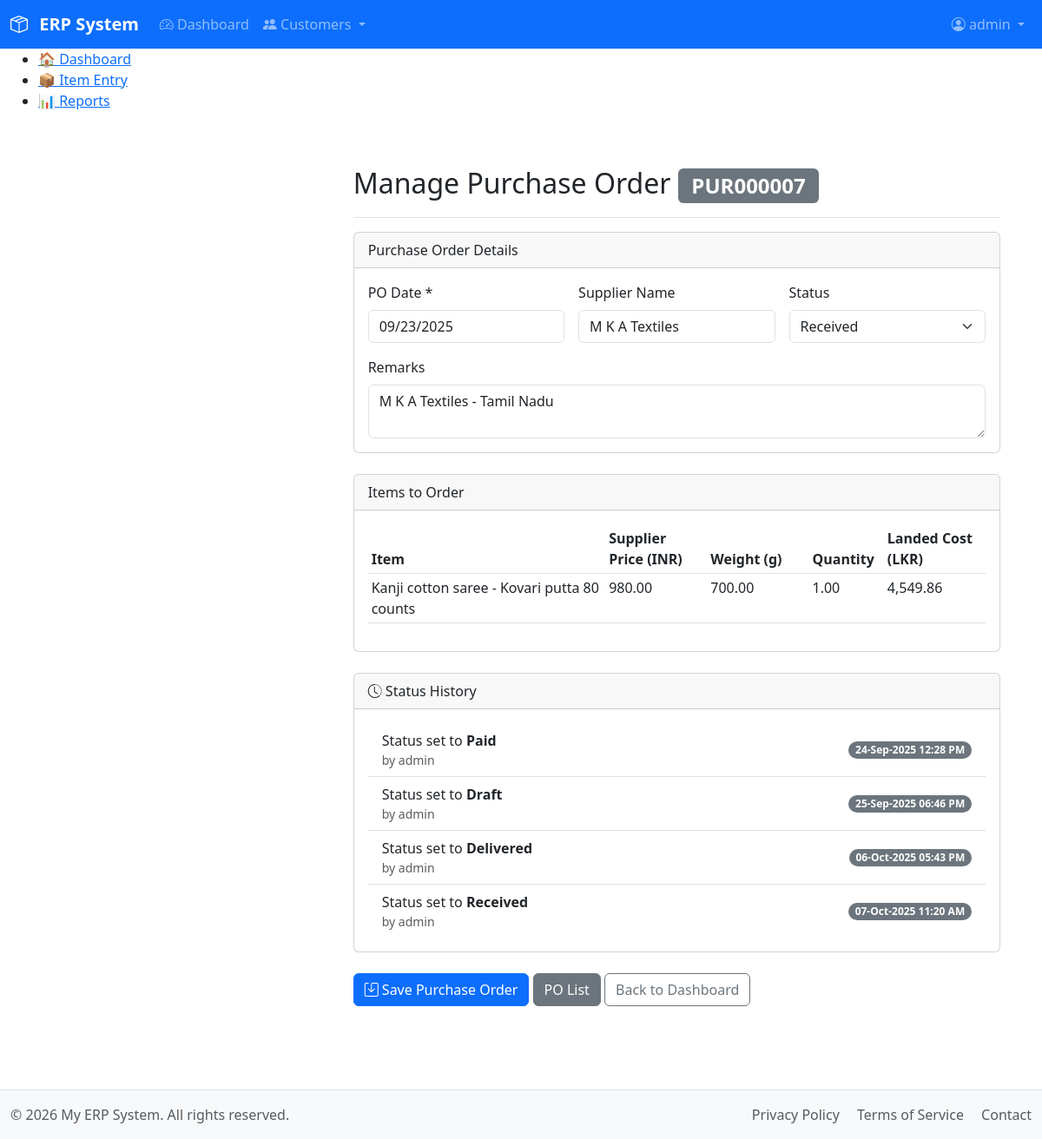
The page /modules/purchase/entry_purchase_order.php?purchase_order_id=PUR000007 (signed in) on the database its author committed.
### tables this page shows
CREATE TABLE `purchase_orders` (
  `purchase_order_id` varchar(10) NOT NULL,
  `po_date` date NOT NULL,
  `supplier_name` varchar(255) DEFAULT NULL,
  `total_goods_cost` decimal(10,2) DEFAULT NULL,
  `goods_paid_by_account_id` int(11) DEFAULT NULL,
  `total_logistic_cost` decimal(10,2) DEFAULT NULL,
  `logistic_paid_by_account_id` int(11) DEFAULT NULL,
  `status` enum('Draft','Ordered','Paid','Delivered','With int courier','Received','Canceled') NOT NULL DEFAULT 'Draft',
  `remarks` text DEFAULT NULL,
  `created_at` timestamp NOT NULL DEFAULT current_timestamp(),
  `created_by` int(11) DEFAULT NULL,
  `created_by_name` varchar(50) DEFAULT NULL,
  PRIMARY KEY (`purchase_order_id`),
  KEY `idx_goods_paid_by` (`goods_paid_by_account_id`),
  KEY `idx_logistic_paid_by` (`logistic_paid_by_account_id`)
);

CREATE TABLE `purchase_order_items` (
  `po_item_id` int(11) NOT NULL AUTO_INCREMENT,
  `purchase_order_id` varchar(10) NOT NULL,
  `item_id` varchar(10) NOT NULL,
  `supplier_price` decimal(10,2) NOT NULL DEFAULT 0.00 COMMENT 'Price from supplier in their currency, e.g., INR',
  `quantity` decimal(10,2) NOT NULL,
  `weight_grams` decimal(10,2) NOT NULL DEFAULT 0.00,
  `cost_price` decimal(10,2) NOT NULL,
  PRIMARY KEY (`po_item_id`),
  KEY `purchase_order_id` (`purchase_order_id`),
  KEY `item_id` (`item_id`),
  CONSTRAINT `fk_po_header` FOREIGN KEY (`purchase_order_id`) REFERENCES `purchase_orders` (`purchase_order_id`) ON DELETE CASCADE ON UPDATE CASCADE
);

CREATE TABLE `items` (
  `item_id` varchar(10) NOT NULL,
  `category_sub_id` varchar(10) NOT NULL,
  `name` varchar(150) NOT NULL,
  `uom` varchar(20) NOT NULL DEFAULT 'No',
  `description` text DEFAULT NULL,
  `main_image_path` varchar(255) DEFAULT NULL,
  `created_at` timestamp NOT NULL DEFAULT current_timestamp(),
  `created_by` int(11) DEFAULT NULL,
  `created_by_name` varchar(50) DEFAULT NULL,
  `updated_at` timestamp NULL DEFAULT NULL ON UPDATE current_timestamp(),
  `updated_by` int(11) DEFAULT NULL,
  `updated_by_name` varchar(50) DEFAULT NULL,
  PRIMARY KEY (`item_id`),
  UNIQUE KEY `name` (`name`),
  KEY `category_sub_id` (`category_sub_id`),
  CONSTRAINT `fk_category_sub` FOREIGN KEY (`category_sub_id`) REFERENCES `categories_sub` (`category_sub_id`) ON DELETE CASCADE ON UPDATE CASCADE
);

CREATE TABLE `purchase_order_status_history` (
  `history_id` int(11) NOT NULL AUTO_INCREMENT,
  `purchase_order_id` varchar(10) NOT NULL,
  `status` enum('Draft','Ordered','Paid','Delivered','With int courier','Received','Canceled') NOT NULL,
  `event_date` datetime DEFAULT NULL COMMENT 'The actual date/time the status event occurred',
  `created_at` timestamp NOT NULL DEFAULT current_timestamp(),
  `created_by` int(11) DEFAULT NULL,
  `created_by_name` varchar(50) DEFAULT NULL,
  PRIMARY KEY (`history_id`),
  KEY `po_id_idx` (`purchase_order_id`)
);

### includes/functions.php (called while the page is built, shortened)
<?php
function get_purchase_order_details($purchase_order_id)
{
    $db = db();
    $stmt_po = $db->prepare("SELECT * FROM purchase_orders WHERE purchase_order_id = ?");
    $stmt_po->bind_param("s", $purchase_order_id);
    $stmt_po->execute();
    $po = $stmt_po->get_result()->fetch_assoc();
    $stmt_items = $db->prepare("SELECT poi.*, i.name as item_name FROM purchase_order_items poi JOIN items i ON poi.item_id = i.item_id WHERE poi.purchase_order_id = ?");
    $stmt_items->bind_param("s", $purchase_order_id);
    $stmt_items->execute();
    $po['items'] = $stmt_items->get_result()->fetch_all(MYSQLI_ASSOC);
    $stmt_history = $db->prepare("SELECT * FROM purchase_order_status_history WHERE purchase_order_id = ? ORDER BY COALESCE(event_date, created_at) ASC");
    $stmt_history->bind_param("s", $purchase_order_id);
    $stmt_history->execute();
    $po['status_history'] = $stmt_history->get_result()->fetch_all(MYSQLI_ASSOC);
    $stmt_links = $db->prepare("
        SELECT
            l.sales_order_id,
            c.name as customer_name
        FROM po_so_links l
        JOIN orders o ON l.sales_order_id = o.order_id
        JOIN customers c ON o.customer_id = c.customer_id
        WHERE l.purchase_order_id = ?
        ORDER BY l.sales_order_id
    ");
    $stmt_links->bind_param("s", $purchase_order_id);
    $stmt_links->execute();
    $po['linked_sales_orders'] = $stmt_links->get_result()->fetch_all(MYSQLI_ASSOC);
    return $po;
}

### modules/purchase/entry_purchase_order.php (the view, shortened to what this page needs)
<?php
require_once __DIR__ . '/../../includes/functions.php';
$is_edit = false;
$po = null;
if (isset($_GET['purchase_order_id'])) {
    $po_id_to_load = trim($_GET['purchase_order_id']);
    $po = get_purchase_order_details($po_id_to_load);
    if ($po) {
        $is_edit = true;
    } else {
        $_SESSION['error_message'] = "Purchase Order #$po_id_to_load not found.";
        header("Location: /modules/purchase/list_purchase_order.php");
        exit;
    }
}
require_once __DIR__ . '/../../includes/header.php';
?>
<div class="container-fluid">
    <div class="row">
        <?php require_once __DIR__ . '/../../includes/sidebar.php'; ?>
        <main class="col-md-9 ms-sm-auto col-lg-10 px-md-4">
            <div class="d-flex justify-content-between flex-wrap flex-md-nowrap align-items-center pt-3 pb-2 mb-3 border-bottom">
                <h2><?= $is_edit ? 'Manage Purchase Order <span class="badge bg-secondary">'.htmlspecialchars($po['purchase_order_id']).'</span>' : 'New Purchase Order' ?></h2>
            </div>
            <form method="POST" action="/modules/purchase/entry_purchase_order.php<?= $is_edit ? '?purchase_order_id=' . htmlspecialchars($po['purchase_order_id']) : '' ?>" class="needs-validation" id="poForm">
                <div class="card">
                    <div class="card-header">Purchase Order Details</div>
                    <div class="card-body">
                        <div class="row g-3">
                            <div class="col-md-4">
                                <label for="po_date" class="form-label">PO Date *</label>
                                <input type="date" class="form-control" id="po_date" name="po_date" value="<?= $is_edit ? htmlspecialchars($po['po_date']) : date('Y-m-d') ?>" <?= $is_edit ? 'readonly' : 'required' ?>>
                            </div>
                            <div class="col-md-4">
                                <label for="supplier_name" class="form-label">Supplier Name</label>
                                <input type="text" class="form-control" id="supplier_name" name="supplier_name" placeholder="Enter supplier name..." value="<?= htmlspecialchars($po['supplier_name'] ?? '') ?>" <?= $is_edit && !in_array($po['status'], ['Draft', 'Ordered']) ? 'readonly' : '' ?>>
                            </div>
                            <div class="col-md-4">
                                <label for="status" class="form-label">Status</label>
                                <select class="form-select" id="status" name="status">
                                    <option value="Received" <?= ($is_edit && $po['status'] == 'Received') ? 'selected' : '' ?>>Received</option>
                                </select>
                            </div>
                            <div class="col-12">
                                <label for="remarks" class="form-label">Remarks</label>
                                <textarea class="form-control" id="remarks" name="remarks" rows="2" placeholder="e.g., Delivery instructions..." <?= $is_edit && !in_array($po['status'], ['Draft', 'Ordered']) ? 'readonly' : '' ?>><?= htmlspecialchars($po['remarks'] ?? '') ?></textarea>
                            </div>
                        </div>
                    </div>
                </div>
                <div class="card mt-4">
                    <div class="card-header d-flex justify-content-between align-items-center">
                        <span>Items to Order</span>
                    </div>
                    <div class="card-body">
                        <div class="table-responsive">
                            <table class="table table-sm">
                            <thead>
                                <tr>
                                    <th style="width: 35%;">Item</th>
                                    <th style="width: 15%;">Supplier Price (INR)</th>
                                    <th style="width: 15%;">Weight (g)</th>
                                    <th style="width: 10%;">Quantity</th>
                                    <th style="width: 15%;">Landed Cost (LKR)</th>
                                </tr>
                            </thead>
                                <tbody id="poItemRows">
                                    <?php if ($is_edit && !empty($po['items'])): ?>
                                        <?php foreach ($po['items'] as $item): ?>
                                        <tr>
                                            <td><?= htmlspecialchars($item['item_name']) ?></td>
                                            <td><?= htmlspecialchars(number_format($item['supplier_price'], 2)) ?></td>
                                            <td><?= htmlspecialchars(number_format($item['weight_grams'], 2)) ?></td>
                                            <td><?= htmlspecialchars(number_format($item['quantity'], 2)) ?></td>
                                            <td><?= htmlspecialchars(number_format($item['cost_price'], 2)) ?></td>
                                        </tr>
                                        <?php endforeach; ?>
                                    <?php endif; ?>
                                </tbody>
                            </table>
                        </div>
                    </div>
                </div>
                <?php if ($is_edit && !empty($po['status_history'])): ?>
                <div class="card mt-4">
                    <div class="card-header"><i class="bi bi-clock-history"></i> Status History</div>
                    <div class="card-body"><ul class="list-group list-group-flush"><?php foreach ($po['status_history'] as $history): ?><li class="list-group-item d-flex justify-content-between align-items-center"><div>Status set to <strong><?= htmlspecialchars($history['status']) ?></strong><small class="d-block text-muted">by <?= htmlspecialchars($history['created_by_name']) ?></small></div><span class="badge bg-secondary rounded-pill"><?= date("d-M-Y h:i A", strtotime($history['event_date'] ?? $history['created_at'])) ?></span></li><?php endforeach; ?></ul></div>
                </div>
                <?php endif; ?>
                <div class="col-12 mt-4">
                    <button class="btn btn-primary" type="submit"><i class="bi bi-save"></i> Save Purchase Order</button>
                    <a href="/modules/purchase/list_purchase_order.php" class="btn btn-secondary">PO List</a>
                    <a href="/index.php" class="btn btn-outline-secondary">Back to Dashboard</a>
                </div>
            </form>
        </main>
    </div>
</div>
<?php require_once __DIR__ . '/../../includes/footer.php'; ?>

### assets/css/main.css (style rules this page uses)
main { padding-top: 1rem; padding-bottom: 3rem; }

### rows shown on the page
purchase_orders: purchase_order_id "PUR000007", po_date "09/23/2025", supplier_name "M K A Textiles", status "Received", remarks "M K A Textiles - Tamil Nadu"
purchase_order_items: item.name "Kanji cotton saree - Kovari putta 80 counts", supplier_price "980.00", weight_grams "700.00", quantity "1.00", cost_price "4,549.86"
purchase_order_status_history: status "Paid", created_by_name "admin", event_date "24-Sep-2025 12:28 PM"
purchase_order_status_history: status "Draft", created_by_name "admin", event_date+created_at "25-Sep-2025 06:46 PM"
purchase_order_status_history: status "Delivered", created_by_name "admin", event_date "06-Oct-2025 05:43 PM"
purchase_order_status_history: status "Received", created_by_name "admin", event_date "07-Oct-2025 11:20 AM"

### other values the page prints
$_SESSION['username'] "admin"
